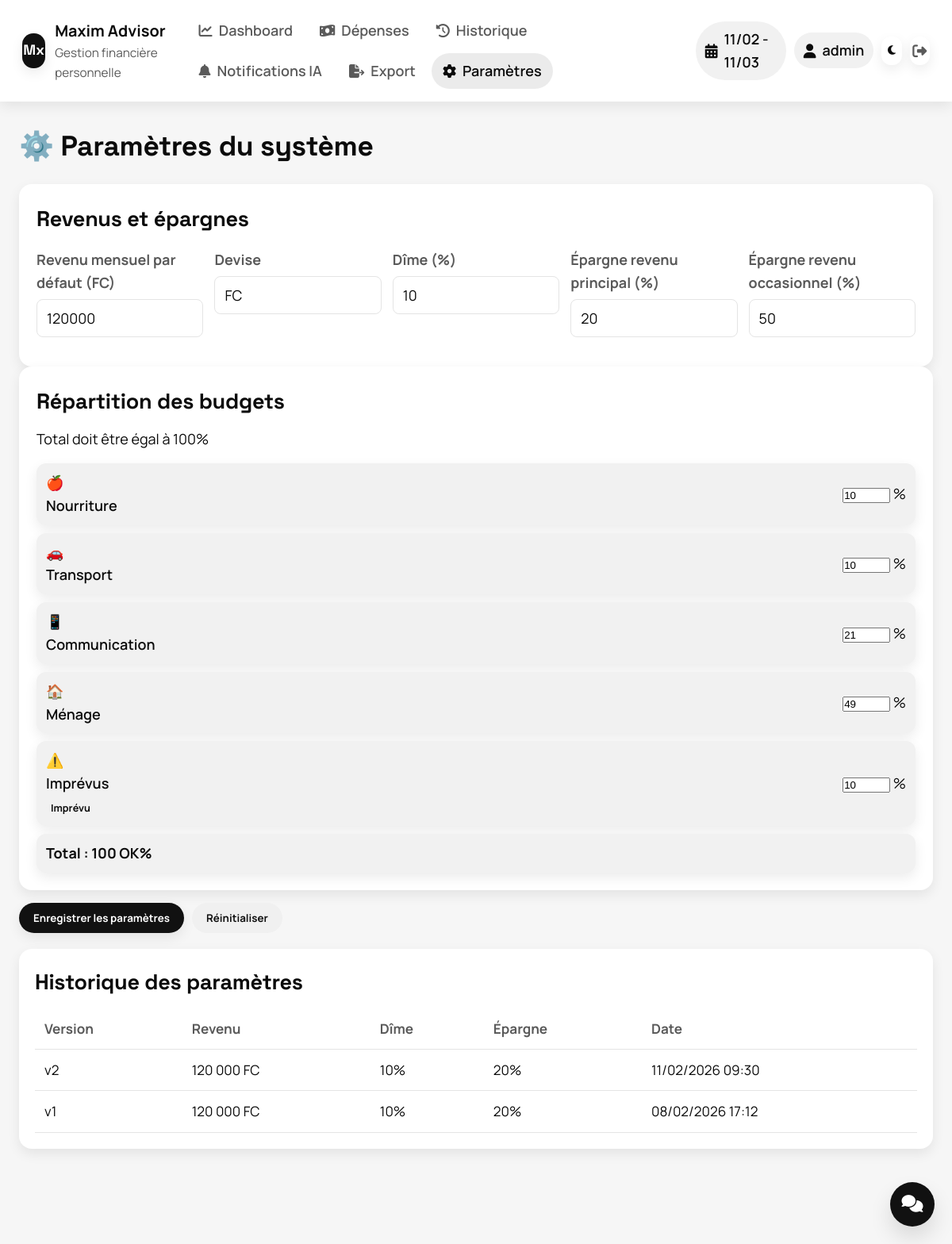
The app's page /?page=settings (signed in) with its own data.
### tables this page shows
CREATE TABLE financial_periods (
    id INTEGER PRIMARY KEY AUTOINCREMENT,
    start_date DATE NOT NULL,
    end_date DATE NOT NULL,
    parameters_version INTEGER NOT NULL,
    initial_income INTEGER NOT NULL,
    tithing_amount INTEGER NOT NULL DEFAULT 0,
    saving_amount INTEGER NOT NULL DEFAULT 0,
    is_active BOOLEAN DEFAULT 1,
    created_at DATETIME DEFAULT CURRENT_TIMESTAMP
);

CREATE TABLE parameters (
    id INTEGER PRIMARY KEY AUTOINCREMENT,
    version INTEGER NOT NULL DEFAULT 1,
    default_income INTEGER NOT NULL DEFAULT 120000,
    currency TEXT NOT NULL DEFAULT 'FC',
    tithing_percent INTEGER NOT NULL DEFAULT 10,
    main_saving_percent INTEGER NOT NULL DEFAULT 20,
    extra_saving_percent INTEGER NOT NULL DEFAULT 50,
    created_at DATETIME DEFAULT CURRENT_TIMESTAMP,
    is_active BOOLEAN DEFAULT 1
);

CREATE TABLE budget_categories (
    id INTEGER PRIMARY KEY AUTOINCREMENT,
    name TEXT NOT NULL,
    color TEXT NOT NULL,
    icon TEXT NOT NULL,
    is_unexpected BOOLEAN DEFAULT 0,
    position INTEGER NOT NULL
);

### includes/database.php (called while the page is built, shortened)
<?php
require_once __DIR__ . '/config.php';
function getDatabase() {
    static $db = null;
    if ($db === null) {
        try {
            $db = new PDO('sqlite:' . DB_PATH);
            $db->setAttribute(PDO::ATTR_ERRMODE, PDO::ERRMODE_EXCEPTION);
            $db->exec('PRAGMA foreign_keys = ON');
        } catch (PDOException $e) {
            die('Erreur de connexion à la base de données: ' . $e->getMessage());
        }
    }
    return $db;
}
function queryAll($sql, $params = []) {
    $db = getDatabase();
    $stmt = $db->prepare($sql);
    $stmt->execute($params);
    return $stmt->fetchAll(PDO::FETCH_ASSOC);
}
function queryOne($sql, $params = []) {
    $db = getDatabase();
    $stmt = $db->prepare($sql);
    $stmt->execute($params);
    return $stmt->fetch(PDO::FETCH_ASSOC);
}
?>

### includes/period.php (called while the page is built, shortened)
<?php
require_once __DIR__ . '/database.php';
require_once __DIR__ . '/parameters.php';
require_once __DIR__ . '/budgets.php';
function getActivePeriod() {
    $sql = "SELECT * FROM financial_periods WHERE is_active = 1 ORDER BY start_date DESC LIMIT 1";
    return queryOne($sql);
}
?>

### includes/parameters.php (called while the page is built, shortened)
<?php
require_once __DIR__ . '/database.php';
require_once __DIR__ . '/config.php';
function getCurrentParameters() {
    $sql = "SELECT * FROM parameters WHERE is_active = 1 LIMIT 1";
    $params = queryOne($sql);
    return $params;
}
function getParametersHistory($limit = 10) {
    $sql = "SELECT * FROM parameters
            ORDER BY created_at DESC
            LIMIT ?";
    return queryAll($sql, [$limit]);
}
?>

### includes/budgets.php (called while the page is built, shortened)
<?php
require_once __DIR__ . '/database.php';
function getAllCategories() {
    $sql = "SELECT * FROM budget_categories ORDER BY position";
    return queryAll($sql);
}
function getBudgetPercentages($parametersVersion) {
    $rows = queryAll(
        "SELECT category_id, percentage FROM budget_percentages WHERE parameters_version = ? ORDER BY category_id",
        [$parametersVersion]
    );
    $percentages = [];
    foreach ($rows as $row) {
        $percentages[(int)$row['category_id']] = (int)$row['percentage'];
    }
    return $percentages;
}

### includes/config.php (called while the page is built, shortened)
<?php
function formatCurrency($amount) {
    return number_format($amount, 0, ',', ' ') . ' ' . CURRENCY;
}
?>

### pages/settings.php (the view, shortened to what this page needs)
<?php
require_once __DIR__ . '/../includes/parameters.php';
require_once __DIR__ . '/../includes/budgets.php';
require_once __DIR__ . '/../includes/period.php';
$currentParams = getCurrentParameters();
$categories = getAllCategories();
$budgetPercentages = getBudgetPercentages($currentParams['id']);
$history = getParametersHistory(5);
?>
<div class="settings-container">
    <h2>⚙️ Paramètres du système</h2>
    <form method="POST" class="settings-form">
        <div class="settings-section">
            <h3>Revenus et épargnes</h3>
            <div class="form-grid">
                <div class="form-group">
                    <label>Revenu mensuel par défaut (FC)</label>
                    <input type="number" name="default_income"
                           value="<?php echo htmlspecialchars($currentParams['default_income']); ?>"
                           required min="0">
                </div>
                <div class="form-group">
                    <label>Devise</label>
                    <input type="text" name="currency"
                           value="<?php echo htmlspecialchars($currentParams['currency']); ?>"
                           required maxlength="3">
                </div>
                <div class="form-group">
                    <label>Dîme (%)</label>
                    <input type="number" name="tithing_percent"
                           value="<?php echo htmlspecialchars($currentParams['tithing_percent']); ?>"
                           required min="0" max="100">
                </div>
                <div class="form-group">
                    <label>Épargne revenu principal (%)</label>
                    <input type="number" name="main_saving_percent"
                           value="<?php echo htmlspecialchars($currentParams['main_saving_percent']); ?>"
                           required min="0" max="100">
                </div>
                <div class="form-group">
                    <label>Épargne revenu occasionnel (%)</label>
                    <input type="number" name="extra_saving_percent"
                           value="<?php echo htmlspecialchars($currentParams['extra_saving_percent']); ?>"
                           required min="0" max="100">
                </div>
            </div>
        </div>
        <div class="settings-section">
            <h3>Répartition des budgets</h3>
            <p class="form-help">Total doit être égal à 100%</p>
            <div class="budget-percentages">
                <?php foreach ($categories as $category): ?>
                <div class="budget-category-input">
                    <div class="category-info">
                        <span class="category-icon"><?php echo $category['icon']; ?></span>
                        <span class="category-name"><?php echo htmlspecialchars($category['name']); ?></span>
                        <?php if ($category['is_unexpected']): ?>
                        <span class="unexpected-badge">Imprévu</span>
                        <?php endif; ?>
                    </div>
                    <div class="percentage-input">
                        <input type="number"
                               name="budget_<?php echo $category['id']; ?>"
                               value="<?php echo $budgetPercentages[$category['id']] ?? 0; ?>"
                               min="0" max="100"
                               class="budget-percentage"
                               data-category="<?php echo $category['id']; ?>">
                        <span class="percentage-suffix">%</span>
                    </div>
                </div>
                <?php endforeach; ?>
                <div class="budget-total">
                    <strong>Total :</strong>
                    <span id="budget-total">0</span>%
                </div>
            </div>
        </div>
        <div class="form-actions">
            <button type="submit" class="btn btn-primary">Enregistrer les paramètres</button>
            <button type="reset" class="btn btn-secondary">Réinitialiser</button>
        </div>
    </form>
    <div class="settings-history">
        <h3>Historique des paramètres</h3>
        <table class="history-table">
            <thead>
                <tr>
                    <th>Version</th>
                    <th>Revenu</th>
                    <th>Dîme</th>
                    <th>Épargne</th>
                    <th>Date</th>
                </tr>
            </thead>
            <tbody>
                <?php foreach ($history as $param): ?>
                <tr <?php echo $param['is_active'] ? 'class="active"' : ''; ?>>
                    <td>v<?php echo $param['version'] ?? $param['id']; ?></td>
                    <td><?php echo formatCurrency($param['default_income']); ?></td>
                    <td><?php echo $param['tithing_percent']; ?>%</td>
                    <td><?php echo $param['main_saving_percent']; ?>%</td>
                    <td><?php echo date('d/m/Y H:i', strtotime($param['created_at'])); ?></td>
                </tr>
                <?php endforeach; ?>
            </tbody>
        </table>
    </div>
</div>

### templates/topbar.php (shortened to what this page needs)
<header class="topbar">
    <div class="brand">
        <div class="brand-mark">Mx</div>
        <div class="brand-text">
            <div class="brand-name"><?php echo APP_NAME; ?></div>
            <div class="brand-sub">Gestion financière personnelle</div>
        </div>
    </div>
    <nav class="topbar-links">
        <a href="/?page=dashboard" class="nav-link <?php echo ($page ?? 'dashboard') == 'dashboard' ? 'active' : ''; ?>">
            <i class="fas fa-chart-line"></i>
            <span>Dashboard</span>
        </a>
        <a href="/?page=expenses" class="nav-link <?php echo ($page ?? '') == 'expenses' ? 'active' : ''; ?>">
            <i class="fas fa-money-bill-wave"></i>
            <span>Dépenses</span>
        </a>
        <a href="/?page=history" class="nav-link <?php echo ($page ?? '') == 'history' ? 'active' : ''; ?>">
            <i class="fas fa-history"></i>
            <span>Historique</span>
        </a>
        <a href="/?page=alerts" class="nav-link <?php echo ($page ?? '') == 'alerts' ? 'active' : ''; ?>">
            <i class="fas fa-bell"></i>
            <span>Notifications IA</span>
        </a>
        <a href="/?page=export" class="nav-link <?php echo ($page ?? '') == 'export' ? 'active' : ''; ?>">
            <i class="fas fa-file-export"></i>
            <span>Export</span>
        </a>
        <a href="/?page=settings" class="nav-link <?php echo ($page ?? '') == 'settings' ? 'active' : ''; ?>">
            <i class="fas fa-cog"></i>
            <span>Paramètres</span>
        </a>
    </nav>
    <div class="topbar-user">
        <?php if ($period = getActivePeriod()): ?>
        <div class="period-pill">
            <i class="fas fa-calendar-alt"></i>
            <span>
                <?php echo date('d/m', strtotime($period['start_date'])); ?>
                -
                <?php echo date('d/m', strtotime($period['end_date'])); ?>
            </span>
        </div>
        <?php endif; ?>
        <div class="user-pill">
            <i class="fas fa-user"></i>
            <span><?php echo htmlspecialchars($_SESSION['username'] ?? 'Utilisateur'); ?></span>
        </div>
        <button class="theme-toggle" type="button" onclick="toggleTheme()" title="Basculer le thème" aria-label="Basculer le thème">
            <i class="fas fa-moon"></i>
        </button>
        <a href="/logout.php" class="logout-link" title="Déconnexion">
            <i class="fas fa-sign-out-alt"></i>
        </a>
    </div>
</header>

### records on screen
financial_periods: start_date "11/02", end_date "11/03"
parameters: default_income "120000", currency "FC", tithing_percent "10", main_saving_percent "20", extra_saving_percent "50", version "2", default_income "120 000 FC", created_at "11/02/2026 09:30"
budget_categories: icon "🍎", name "Nourriture", id "10"
budget_categories: icon "🚗", name "Transport", id "10"
budget_categories: icon "📱", name "Communication", id "21"
budget_categories: icon "🏠", name "Ménage", id "49"
budget_categories: icon "⚠️", name "Imprévus", is_unexpected "Imprévu", id "10"
parameters: version "1", default_income "120 000 FC", tithing_percent "10", main_saving_percent "20", created_at "08/02/2026 17:12"

### other values on screen
APP_NAME "Maxim Advisor"
$_SESSION['username'] "admin"
